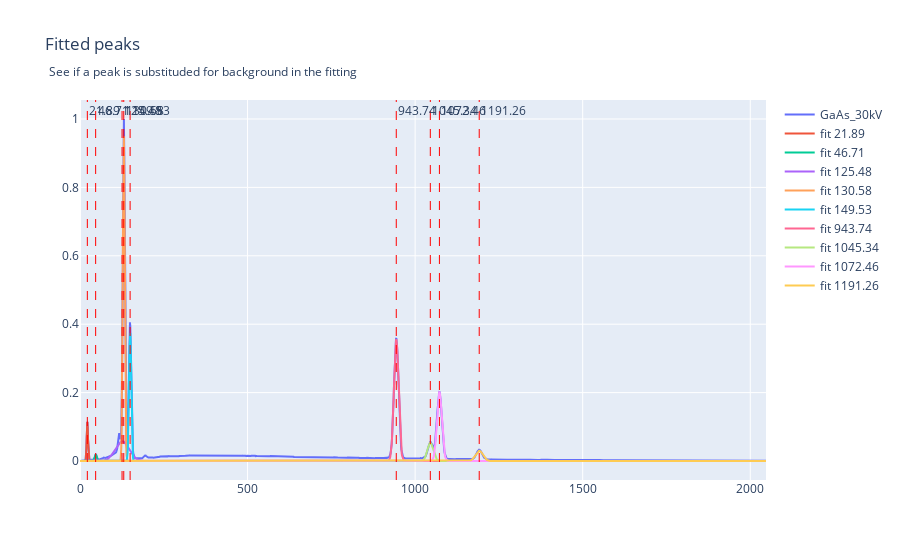

The notebook cell saved with this chart:
### Code cell
fig = go.Figure()
fig.update_layout(title="Fitted peaks <br> <sub>See if a peak is substituded for background in the fitting</sub>")
fig.add_trace(go.Scatter(x=channels, y=data, mode="lines", name=name))
for i in range(len(fit_peaks)):
    fig.add_vline(x=fit_peaks[i], line_width=1, line_dash="dash", line_color="red", annotation_text=f"{np.round(fit_peaks[i], decimals=2):.2f}")
    # add gaussian fit of each peak
    fig.add_trace(go.Scatter(x=channels, y=gaussian(channels, fit_amp[i], fit_peaks[i], fit_std[i]), mode="lines", name=f"fit {fit_peaks[i]:.2f}"))
fig

### Figure 1 — Plotly figure (JSON) as saved in the notebook; plotly's stock layout.template omitted (floating-point values rounded to 4 significant figures; data arrays with more than 128 entries replaced by an {"elided": "..."} marker saying what was removed)
{"data": [{"mode": "lines", "name": "GaAs_30kV", "type": "scatter", "x": {"elided": "2048 int values"}, "y": {"elided": "2048 float values"}}, {"mode": "lines", "name": "fit 21.89", "type": "scatter", "x": {"elided": "2048 int values"}, "y": {"elided": "2048 float values"}}, {"mode": "lines", "name": "fit 46.71", "type": "scatter", "x": {"elided": "2048 int values"}, "y": {"elided": "2048 float values"}}, {"mode": "lines", "name": "fit 125.48", "type": "scatter", "x": {"elided": "2048 int values"}, "y": {"elided": "2048 float values"}}, {"mode": "lines", "name": "fit 130.58", "type": "scatter", "x": {"elided": "2048 int values"}, "y": {"elided": "2048 float values"}}, {"mode": "lines", "name": "fit 149.53", "type": "scatter", "x": {"elided": "2048 int values"}, "y": {"elided": "2048 float values"}}, {"mode": "lines", "name": "fit 943.74", "type": "scatter", "x": {"elided": "2048 int values"}, "y": {"elided": "2048 float values"}}, {"mode": "lines", "name": "fit 1045.34", "type": "scatter", "x": {"elided": "2048 int values"}, "y": {"elided": "2048 float values"}}, {"mode": "lines", "name": "fit 1072.46", "type": "scatter", "x": {"elided": "2048 int values"}, "y": {"elided": "2048 float values"}}, {"mode": "lines", "name": "fit 1191.26", "type": "scatter", "x": {"elided": "2048 int values"}, "y": {"elided": "2048 float values"}}], "layout": {"annotations": [{"showarrow": false, "text": "21.89", "x": 21.89, "xanchor": "left", "xref": "x", "y": 1, "yanchor": "top", "yref": "y domain"}, {"showarrow": false, "text": "46.71", "x": 46.71, "xanchor": "left", "xref": "x", "y": 1, "yanchor": "top", "yref": "y domain"}, {"showarrow": false, "text": "125.48", "x": 125.5, "xanchor": "left", "xref": "x", "y": 1, "yanchor": "top", "yref": "y domain"}, {"showarrow": false, "text": "130.58", "x": 130.6, "xanchor": "left", "xref": "x", "y": 1, "yanchor": "top", "yref": "y domain"}, {"showarrow": false, "text": "149.53", "x": 149.5, "xanchor": "left", "xref": "x", "y": 1, "yanchor": "top", "yref": "y domain"}, {"showarrow": false, "text": "943.74", "x": 943.7, "xanchor": "left", "xref": "x", "y": 1, "yanchor": "top", "yref": "y domain"}, {"showarrow": false, "text": "1045.34", "x": 1045.0, "xanchor": "left", "xref": "x", "y": 1, "yanchor": "top", "yref": "y domain"}, {"showarrow": false, "text": "1072.46", "x": 1072.0, "xanchor": "left", "xref": "x", "y": 1, "yanchor": "top", "yref": "y domain"}, {"showarrow": false, "text": "1191.26", "x": 1191.0, "xanchor": "left", "xref": "x", "y": 1, "yanchor": "top", "yref": "y domain"}], "shapes": [{"line": {"color": "red", "dash": "dash", "width": 1}, "type": "line", "x0": 21.89, "x1": 21.89, "xref": "x", "y0": 0, "y1": 1, "yref": "y domain"}, {"line": {"color": "red", "dash": "dash", "width": 1}, "type": "line", "x0": 46.71, "x1": 46.71, "xref": "x", "y0": 0, "y1": 1, "yref": "y domain"}, {"line": {"color": "red", "dash": "dash", "width": 1}, "type": "line", "x0": 125.5, "x1": 125.5, "xref": "x", "y0": 0, "y1": 1, "yref": "y domain"}, {"line": {"color": "red", "dash": "dash", "width": 1}, "type": "line", "x0": 130.6, "x1": 130.6, "xref": "x", "y0": 0, "y1": 1, "yref": "y domain"}, {"line": {"color": "red", "dash": "dash", "width": 1}, "type": "line", "x0": 149.5, "x1": 149.5, "xref": "x", "y0": 0, "y1": 1, "yref": "y domain"}, {"line": {"color": "red", "dash": "dash", "width": 1}, "type": "line", "x0": 943.7, "x1": 943.7, "xref": "x", "y0": 0, "y1": 1, "yref": "y domain"}, {"line": {"color": "red", "dash": "dash", "width": 1}, "type": "line", "x0": 1045.0, "x1": 1045.0, "xref": "x", "y0": 0, "y1": 1, "yref": "y domain"}, {"line": {"color": "red", "dash": "dash", "width": 1}, "type": "line", "x0": 1072.0, "x1": 1072.0, "xref": "x", "y0": 0, "y1": 1, "yref": "y domain"}, {"line": {"color": "red", "dash": "dash", "width": 1}, "type": "line", "x0": 1191.0, "x1": 1191.0, "xref": "x", "y0": 0, "y1": 1, "yref": "y domain"}], "title": {"text": "Fitted peaks <br> <sub>See if a peak is substituded for background in the fitting</sub>"}}}
